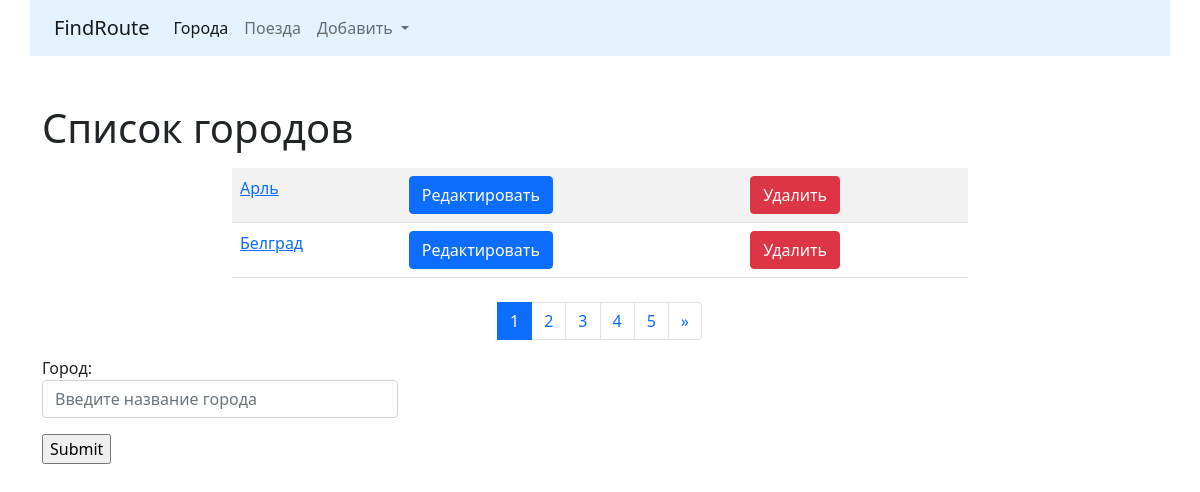
The app's page /cities/, older data.
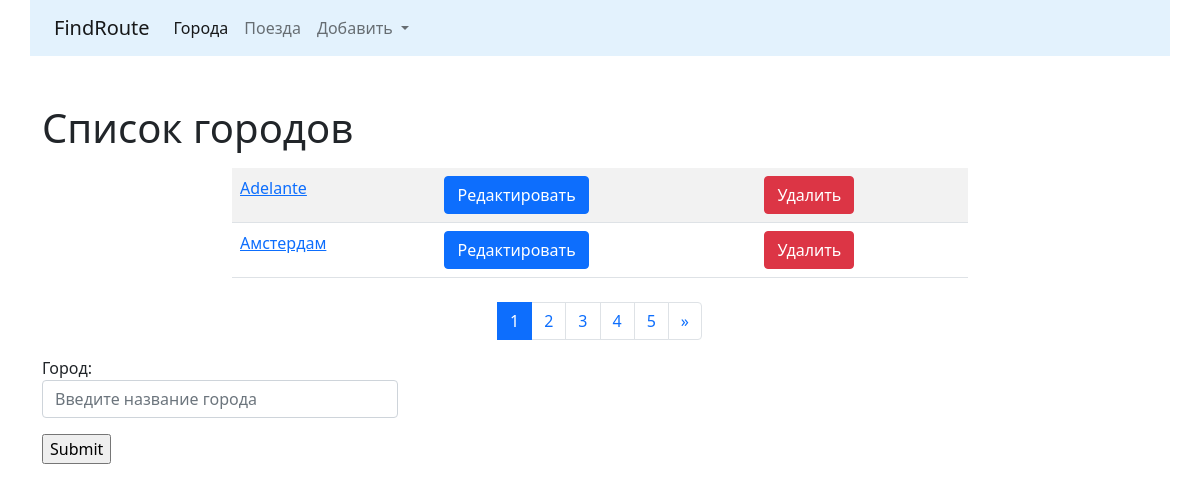
The same page, newer data.
### cities/models.py (models this page shows, shortened)
class City(models.Model):
    name = models.CharField(max_length=100, unique=True, verbose_name="Город")
    class Meta:
        verbose_name = "Город"
        verbose_name_plural = "Города"
        ordering = ['name']

### cities/views.py (the view)
# urls.py: path('', CityListView.as_view(), name='home'),
class CityListView(ListView):
    paginate_by = 2
    model = City
    template_name = 'cities/home.html'
    def get_context_data(self, **kwargs):
        context = super().get_context_data(**kwargs)
        form = CityForm()
        context['form'] = form
        return context

### cities/forms.py
class CityForm(forms.ModelForm):
    name = forms.CharField(label='Город', widget=forms.TextInput(attrs={
        'class': 'form-control',
        'placeholder': 'Введите название города'
    }))
    class Meta:
        model = City
        fields = ('name',)

### cities/templates/cities/home.html (shortened to what this page needs)
{% extends 'base.html' %}
{% block content %}
	<h1>Список городов</h1>
    <div class="row">
	    <div class="col-md-8 mx-auto my-2">
		    <table class="table table-striped">
		        {% for object in page_obj %}
				    <tr>
					    <td>
						    <a href="{% url 'cities:detail' pk=object.pk %}">
							    {{ object.name }}
							</a>
						</td>
						<td>
						    <a href="{% url 'cities:update' pk=object.pk %}">
							    <button type="submit" class="btn btn-primary">
								    Редактировать
								</button>
							</a>
						</td>
						<td>
						    <a href="{% url 'cities:delete' pk=object.pk %}">
							    <button type="submit" class="btn btn-danger">
								    Удалить
								</button>
							</a>
						</td>
					</tr>
			    {% endfor %}
			</table>
		</div>
	</div>
	<nav aria-label="Пример навигации по страницам">
        <ul class="pagination justify-content-center">
            {% for page in page_obj.paginator.page_range %}
			    <li class="page-item {% if page == page_obj.number %} active {% endif %}">
			        <a class="page-link" href="?page={{ page }}">
				        {{ page }}
				    </a>
			    </li>
			{% endfor %}
            <li class="page-item">
			    {% if page_obj.has_next %}
                    <a class="page-link" href="?page={{ page_obj.paginator.num_pages }}" aria-label="Следующая">
                        <span aria-hidden="true">
					        &raquo;
					    </span>
					</a>
                {% endif %}
			</li>
        </ul>
    </nav>
    <div class="row">
	    <div class="col-md-4">
            <form action="{% url 'cities:create' %}" method="POST">
                {{ form.as_p }}
                <input type="submit" value="Submit">
            </form>
		</div>
	</div>
{% endblock %}

Row changes from the older to the newer data that the page shows:
no longer on this page (row edited): City: name "Арль"
no longer on this page (row edited): City: name "Белград"
now on this page (row edited): City: name "Adelante"
now on this page (row edited): City: name "Амстердам"
